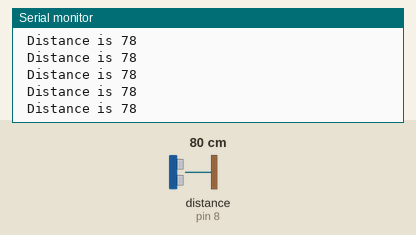
A sketch run on a simulated Arduino Uno, built with avr-gcc and run on an emulated ATmega328P. On the bench: the last lines printed to the serial monitor. Wiring (inferred from the names in the program): ultrasonic range finder: trigger pin 7; echo pin 8. Inputs (shaded band) come from the test bench; at power-on: distance to the obstacle (sensor on pin 8) 80 cm. The echo pulse lasts 58.3 µs per cm.

Above: at 1.2 s.
1.3 s: distance to the obstacle (sensor on pin 8) set to 2 cm
At 2.0 s:
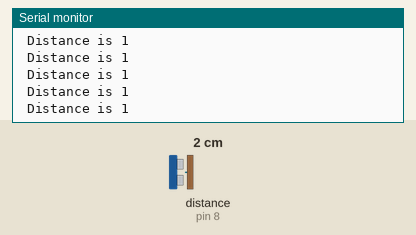
4.3 s: distance to the obstacle (sensor on pin 8) set to 120 cm
At 5.4 s:
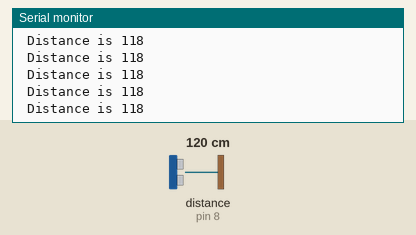
7.3 s: distance to the obstacle (sensor on pin 8) set to 18 cm
At 8.0 s:
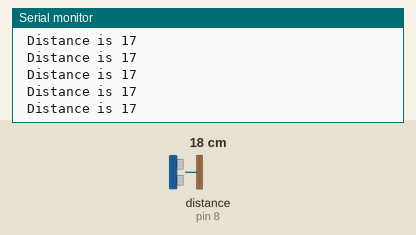
13.3 s: distance to the obstacle (sensor on pin 8) set to 250 cm
At 14.2 s:
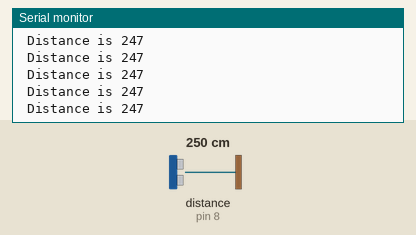
16.3 s: distance to the obstacle (sensor on pin 8) set to 4 cm
At 17.1 s:
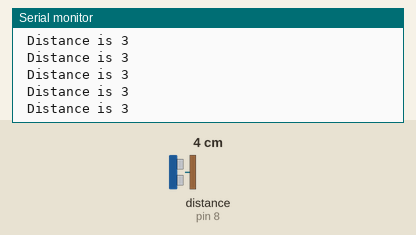
Timing chart, 0 to 19.3 s (numbered marks = the images above; inputs shaded):
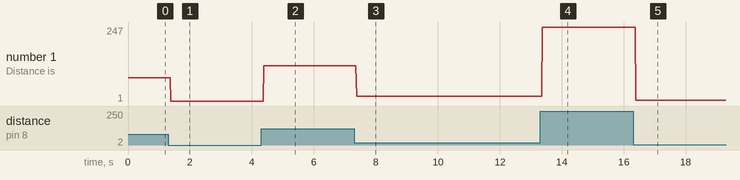

The sketch:

distancemeasurementwithultrasonic.ino
```cpp
const int trig = 7;
const int echo = 8;

long duration;
int distance;

void setup() {
  // put your setup code here, to run once:

pinMode(trig,OUTPUT);
pinMode(echo,INPUT);

Serial.begin(9600);

}

void loop() {
  // put your main code here, to run repeatedly:

digitalWrite(trig,LOW);
delayMicroseconds(2);
digitalWrite(7,HIGH);
delayMicroseconds(2);
digitalWrite(7,LOW);


duration = pulseIn(echo,HIGH);
distance = duration*0.017;
Serial.print(" Distance is ");
Serial.println(distance);

}
```

Measured:
- after the input at 1.3 s, the serial monitor: prints a new line after 0.08 s (image 1)
- after the input at 4.3 s, the serial monitor: prints a new line after 0.08 s (image 2)
- after the input at 7.3 s, the serial monitor: prints a new line after 0.07 s (image 3)
- after the input at 13.3 s, the serial monitor: prints a new line after 0.07 s (image 4)
- after the input at 16.3 s, the serial monitor: prints a new line after 0.08 s (image 5)
- plotted number 1: 78 → 1 after the input at 1.3 s, 1 → 118 after the input at 4.3 s, 118 → 17 after the input at 7.3 s, 17 → 247 after the input at 13.3 s, 247 → 3 after the input at 16.3 s
